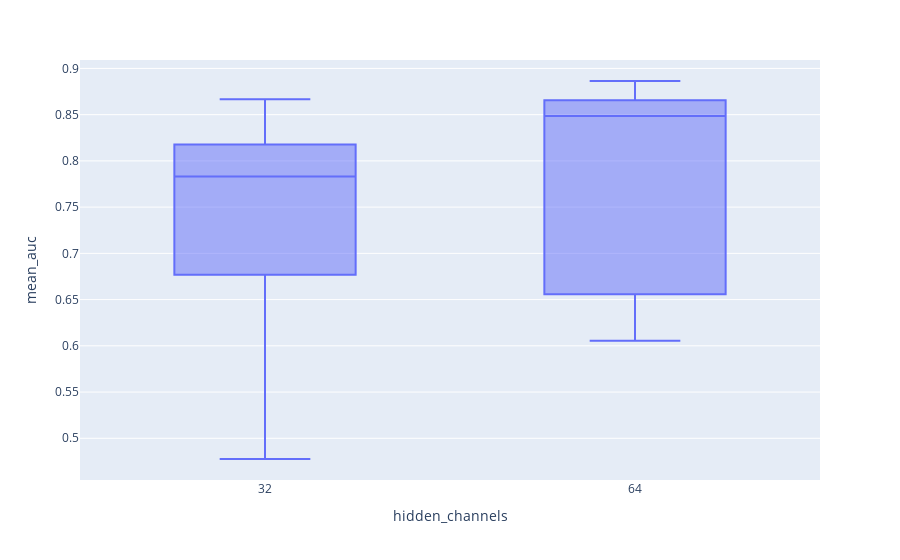
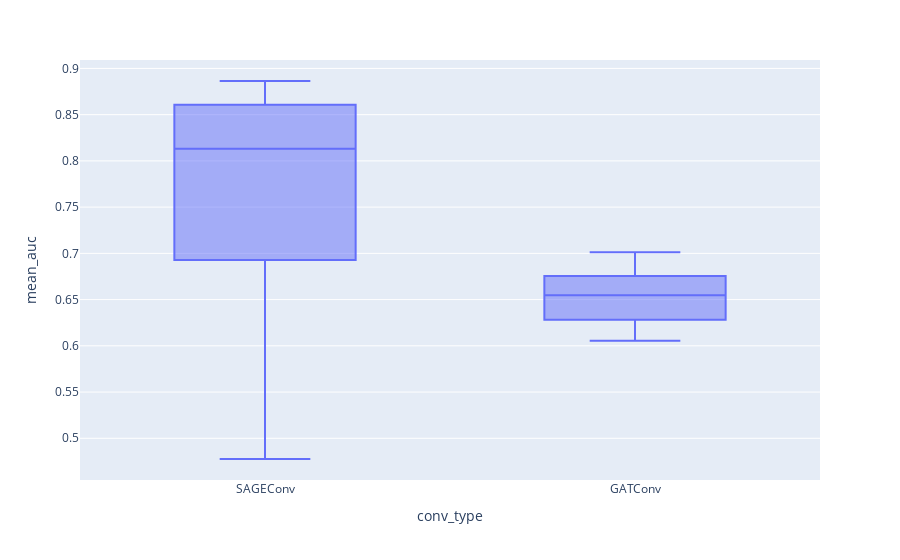
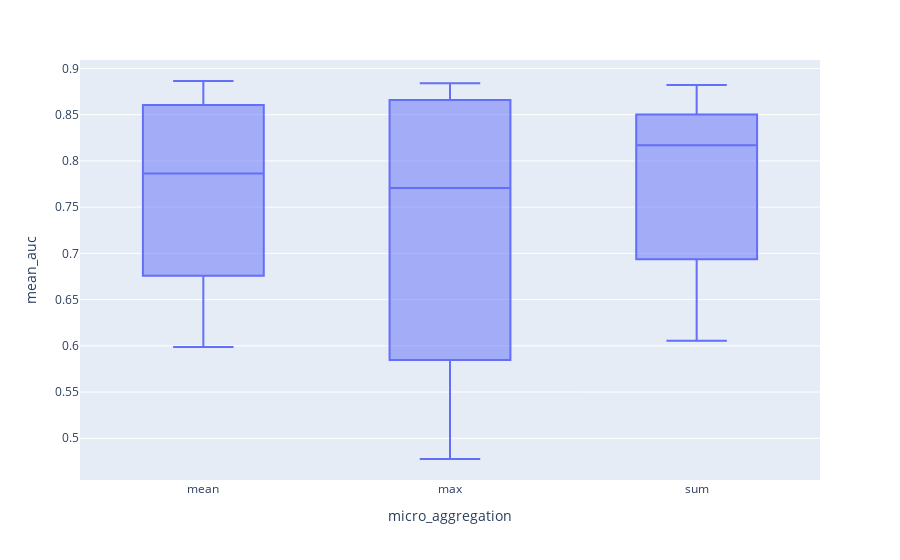
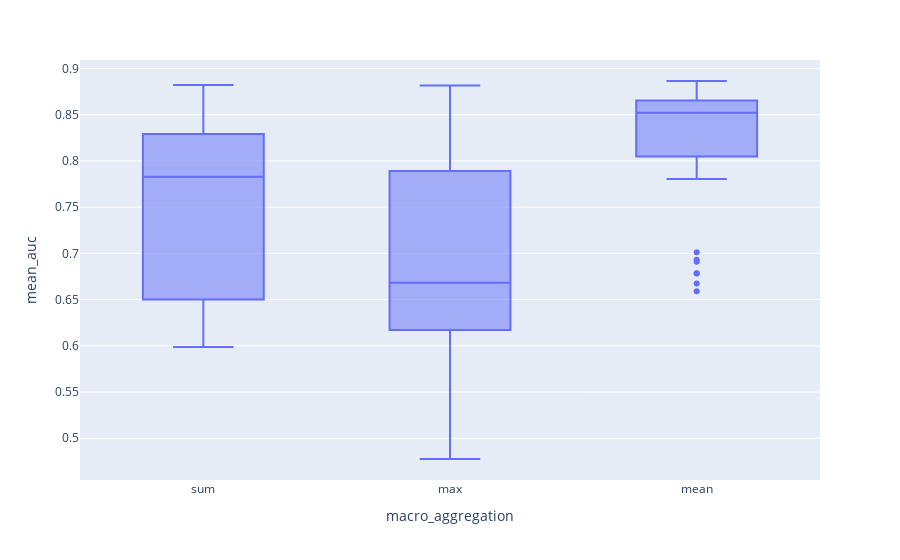

The cell these charts' notebook holds for them, in order:
### Code cell
for param in total_walk.columns:
    if param not in ["walk_index","mean_auc","std","walk"]:
        fig = px.box(total_walk[[param,"mean_auc"]], x=param,y="mean_auc")
        fig.show()

### Figure 1 — Plotly figure (JSON) as saved in the notebook; plotly's stock layout.template omitted (floating-point values rounded to 4 significant figures)
{"data": [{"alignmentgroup": "True", "hovertemplate": "hidden_channels=%{x}<br>mean_auc=%{y}<extra></extra>", "legendgroup": "", "marker": {"color": "#636efa"}, "name": "", "notched": false, "offsetgroup": "", "orientation": "v", "showlegend": false, "type": "box", "x": [32, 32, 32, 32, 32, 32, 32, 32, 32, 32, 32, 32, 32, 32, 32, 64, 32, 32, 32, 32, 32, 32, 32, 32, 32, 64, 64, 64, 64, 64, 64, 64, 64, 64, 64, 64, 64, 64, 64, 64, 64, 64, 64, 64, 64, 64, 64, 64, 64, 64, 64, 32, 32, 64, 64, 64, 32, 32, 32, 32, 32, 32, 32, 64, 64, 32, 32, 32, 32, 32, 32, 32, 32, 32, 32, 32, 32, 32, 64, 64, 64, 32, 32, 32, 32, 32, 32, 32, 64, 64, 64, 64, 64, 64, 64, 64, 64, 64, 64, 64, 32, 32], "x0": " ", "xaxis": "x", "y": [0.5988, 0.6312, 0.6436, 0.668, 0.6682, 0.5846, 0.5476, 0.5324, 0.521, 0.4776, 0.5786, 0.6882, 0.6414, 0.6764, 0.6928, 0.7026, 0.6838, 0.6962, 0.7194, 0.6908, 0.693, 0.7012, 0.6782, 0.6674, 0.6786, 0.659, 0.6548, 0.6544, 0.6498, 0.6056, 0.621, 0.6058, 0.633, 0.6256, 0.6386, 0.6212, 0.6266, 0.65, 0.8588, 0.8602, 0.8612, 0.8652, 0.8652, 0.8646, 0.861, 0.8812, 0.8864, 0.864, 0.8654, 0.8668, 0.8726, 0.8608, 0.84, 0.852, 0.8658, 0.8678, 0.8428, 0.7808, 0.829, 0.8334, 0.8616, 0.8632, 0.8666, 0.8816, 0.8822, 0.8208, 0.8152, 0.8182, 0.815, 0.8168, 0.805, 0.7804, 0.7854, 0.7848, 0.7966, 0.788, 0.7906, 0.7774, 0.7662, 0.7648, 0.8486, 0.8132, 0.7864, 0.7966, 0.7832, 0.851, 0.8576, 0.8048, 0.8088, 0.823, 0.8416, 0.853, 0.8812, 0.884, 0.8704, 0.8766, 0.7608, 0.7662, 0.819, 0.8472, 0.8198, 0.8458], "y0": " ", "yaxis": "y"}], "layout": {"boxmode": "group", "legend": {"tracegroupgap": 0}, "margin": {"t": 60}, "xaxis": {"anchor": "y", "domain": [0, 1], "title": {"text": "hidden_channels"}}, "yaxis": {"anchor": "x", "domain": [0, 1], "title": {"text": "mean_auc"}}}}

### Figure 2 — Plotly figure (JSON) as saved in the notebook; plotly's stock layout.template omitted (floating-point values rounded to 4 significant figures)
{"data": [{"alignmentgroup": "True", "hovertemplate": "conv_type=%{x}<br>mean_auc=%{y}<extra></extra>", "legendgroup": "", "marker": {"color": "#636efa"}, "name": "", "notched": false, "offsetgroup": "", "orientation": "v", "showlegend": false, "type": "box", "x": ["SAGEConv", "SAGEConv", "SAGEConv", "SAGEConv", "SAGEConv", "SAGEConv", "SAGEConv", "SAGEConv", "SAGEConv", "SAGEConv", "SAGEConv", "SAGEConv", "SAGEConv", "SAGEConv", "SAGEConv", "SAGEConv", "SAGEConv", "SAGEConv", "SAGEConv", "SAGEConv", "SAGEConv", "GATConv", "GATConv", "GATConv", "GATConv", "GATConv", "GATConv", "GATConv", "GATConv", "GATConv", "GATConv", "GATConv", "SAGEConv", "SAGEConv", "SAGEConv", "SAGEConv", "SAGEConv", "SAGEConv", "SAGEConv", "SAGEConv", "SAGEConv", "SAGEConv", "SAGEConv", "SAGEConv", "SAGEConv", "SAGEConv", "SAGEConv", "SAGEConv", "SAGEConv", "SAGEConv", "SAGEConv", "SAGEConv", "SAGEConv", "SAGEConv", "SAGEConv", "SAGEConv", "SAGEConv", "SAGEConv", "SAGEConv", "SAGEConv", "SAGEConv", "SAGEConv", "SAGEConv", "SAGEConv", "SAGEConv", "SAGEConv", "SAGEConv", "SAGEConv", "SAGEConv", "SAGEConv", "SAGEConv", "SAGEConv", "SAGEConv", "SAGEConv", "SAGEConv", "SAGEConv", "SAGEConv", "SAGEConv", "SAGEConv", "SAGEConv", "SAGEConv", "SAGEConv", "SAGEConv", "SAGEConv", "SAGEConv", "SAGEConv", "SAGEConv", "SAGEConv", "SAGEConv", "SAGEConv", "SAGEConv", "SAGEConv", "SAGEConv", "SAGEConv", "SAGEConv", "SAGEConv", "SAGEConv", "SAGEConv", "SAGEConv", "SAGEConv", "SAGEConv", "SAGEConv"], "x0": " ", "xaxis": "x", "y": [0.5988, 0.6312, 0.6436, 0.668, 0.6682, 0.5846, 0.5476, 0.5324, 0.521, 0.4776, 0.5786, 0.6882, 0.6414, 0.6764, 0.6928, 0.7026, 0.6838, 0.6962, 0.7194, 0.6908, 0.693, 0.7012, 0.6782, 0.6674, 0.6786, 0.659, 0.6548, 0.6544, 0.6498, 0.6056, 0.621, 0.6058, 0.633, 0.6256, 0.6386, 0.6212, 0.6266, 0.65, 0.8588, 0.8602, 0.8612, 0.8652, 0.8652, 0.8646, 0.861, 0.8812, 0.8864, 0.864, 0.8654, 0.8668, 0.8726, 0.8608, 0.84, 0.852, 0.8658, 0.8678, 0.8428, 0.7808, 0.829, 0.8334, 0.8616, 0.8632, 0.8666, 0.8816, 0.8822, 0.8208, 0.8152, 0.8182, 0.815, 0.8168, 0.805, 0.7804, 0.7854, 0.7848, 0.7966, 0.788, 0.7906, 0.7774, 0.7662, 0.7648, 0.8486, 0.8132, 0.7864, 0.7966, 0.7832, 0.851, 0.8576, 0.8048, 0.8088, 0.823, 0.8416, 0.853, 0.8812, 0.884, 0.8704, 0.8766, 0.7608, 0.7662, 0.819, 0.8472, 0.8198, 0.8458], "y0": " ", "yaxis": "y"}], "layout": {"boxmode": "group", "legend": {"tracegroupgap": 0}, "margin": {"t": 60}, "xaxis": {"anchor": "y", "domain": [0, 1], "title": {"text": "conv_type"}}, "yaxis": {"anchor": "x", "domain": [0, 1], "title": {"text": "mean_auc"}}}}

### Figure 3 — Plotly figure (JSON) as saved in the notebook; plotly's stock layout.template omitted (floating-point values rounded to 4 significant figures)
{"data": [{"alignmentgroup": "True", "hovertemplate": "micro_aggregation=%{x}<br>mean_auc=%{y}<extra></extra>", "legendgroup": "", "marker": {"color": "#636efa"}, "name": "", "notched": false, "offsetgroup": "", "orientation": "v", "showlegend": false, "type": "box", "x": ["mean", "mean", "mean", "mean", "mean", "max", "max", "max", "max", "max", "max", "max", "max", "max", "max", "sum", "mean", "mean", "sum", "sum", "mean", "mean", "mean", "mean", "mean", "mean", "mean", "mean", "sum", "sum", "sum", "sum", "sum", "sum", "sum", "mean", "mean", "mean", "mean", "mean", "mean", "mean", "mean", "mean", "mean", "mean", "mean", "mean", "mean", "mean", "mean", "mean", "max", "max", "max", "max", "max", "max", "mean", "mean", "sum", "sum", "sum", "sum", "sum", "sum", "sum", "sum", "sum", "sum", "mean", "mean", "mean", "mean", "mean", "mean", "mean", "mean", "mean", "mean", "mean", "mean", "mean", "sum", "sum", "sum", "sum", "mean", "mean", "sum", "sum", "sum", "max", "max", "max", "max", "max", "sum", "sum", "sum", "sum", "max"], "x0": " ", "xaxis": "x", "y": [0.5988, 0.6312, 0.6436, 0.668, 0.6682, 0.5846, 0.5476, 0.5324, 0.521, 0.4776, 0.5786, 0.6882, 0.6414, 0.6764, 0.6928, 0.7026, 0.6838, 0.6962, 0.7194, 0.6908, 0.693, 0.7012, 0.6782, 0.6674, 0.6786, 0.659, 0.6548, 0.6544, 0.6498, 0.6056, 0.621, 0.6058, 0.633, 0.6256, 0.6386, 0.6212, 0.6266, 0.65, 0.8588, 0.8602, 0.8612, 0.8652, 0.8652, 0.8646, 0.861, 0.8812, 0.8864, 0.864, 0.8654, 0.8668, 0.8726, 0.8608, 0.84, 0.852, 0.8658, 0.8678, 0.8428, 0.7808, 0.829, 0.8334, 0.8616, 0.8632, 0.8666, 0.8816, 0.8822, 0.8208, 0.8152, 0.8182, 0.815, 0.8168, 0.805, 0.7804, 0.7854, 0.7848, 0.7966, 0.788, 0.7906, 0.7774, 0.7662, 0.7648, 0.8486, 0.8132, 0.7864, 0.7966, 0.7832, 0.851, 0.8576, 0.8048, 0.8088, 0.823, 0.8416, 0.853, 0.8812, 0.884, 0.8704, 0.8766, 0.7608, 0.7662, 0.819, 0.8472, 0.8198, 0.8458], "y0": " ", "yaxis": "y"}], "layout": {"boxmode": "group", "legend": {"tracegroupgap": 0}, "margin": {"t": 60}, "xaxis": {"anchor": "y", "domain": [0, 1], "title": {"text": "micro_aggregation"}}, "yaxis": {"anchor": "x", "domain": [0, 1], "title": {"text": "mean_auc"}}}}

### Figure 4 — Plotly figure (JSON) as saved in the notebook; plotly's stock layout.template omitted (floating-point values rounded to 4 significant figures)
{"data": [{"alignmentgroup": "True", "hovertemplate": "macro_aggregation=%{x}<br>mean_auc=%{y}<extra></extra>", "legendgroup": "", "marker": {"color": "#636efa"}, "name": "", "notched": false, "offsetgroup": "", "orientation": "v", "showlegend": false, "type": "box", "x": ["sum", "sum", "max", "max", "max", "max", "max", "max", "max", "max", "max", "max", "max", "max", "sum", "sum", "sum", "sum", "sum", "mean", "mean", "mean", "mean", "mean", "mean", "mean", "max", "max", "max", "max", "max", "sum", "sum", "sum", "sum", "sum", "sum", "sum", "sum", "mean", "mean", "mean", "mean", "mean", "mean", "mean", "mean", "mean", "mean", "mean", "mean", "mean", "mean", "mean", "mean", "sum", "sum", "sum", "sum", "sum", "max", "max", "max", "max", "sum", "mean", "mean", "sum", "sum", "mean", "mean", "mean", "mean", "sum", "sum", "sum", "sum", "max", "max", "max", "max", "max", "max", "max", "max", "mean", "mean", "mean", "mean", "mean", "mean", "mean", "mean", "mean", "mean", "sum", "sum", "sum", "sum", "sum", "sum", "sum"], "x0": " ", "xaxis": "x", "y": [0.5988, 0.6312, 0.6436, 0.668, 0.6682, 0.5846, 0.5476, 0.5324, 0.521, 0.4776, 0.5786, 0.6882, 0.6414, 0.6764, 0.6928, 0.7026, 0.6838, 0.6962, 0.7194, 0.6908, 0.693, 0.7012, 0.6782, 0.6674, 0.6786, 0.659, 0.6548, 0.6544, 0.6498, 0.6056, 0.621, 0.6058, 0.633, 0.6256, 0.6386, 0.6212, 0.6266, 0.65, 0.8588, 0.8602, 0.8612, 0.8652, 0.8652, 0.8646, 0.861, 0.8812, 0.8864, 0.864, 0.8654, 0.8668, 0.8726, 0.8608, 0.84, 0.852, 0.8658, 0.8678, 0.8428, 0.7808, 0.829, 0.8334, 0.8616, 0.8632, 0.8666, 0.8816, 0.8822, 0.8208, 0.8152, 0.8182, 0.815, 0.8168, 0.805, 0.7804, 0.7854, 0.7848, 0.7966, 0.788, 0.7906, 0.7774, 0.7662, 0.7648, 0.8486, 0.8132, 0.7864, 0.7966, 0.7832, 0.851, 0.8576, 0.8048, 0.8088, 0.823, 0.8416, 0.853, 0.8812, 0.884, 0.8704, 0.8766, 0.7608, 0.7662, 0.819, 0.8472, 0.8198, 0.8458], "y0": " ", "yaxis": "y"}], "layout": {"boxmode": "group", "legend": {"tracegroupgap": 0}, "margin": {"t": 60}, "xaxis": {"anchor": "y", "domain": [0, 1], "title": {"text": "macro_aggregation"}}, "yaxis": {"anchor": "x", "domain": [0, 1], "title": {"text": "mean_auc"}}}}
